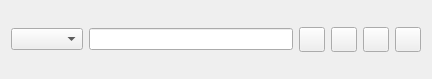
<?xml version="1.0" encoding="UTF-8"?>
<ui version="4.0">
 <class>Formedit</class>
 <widget class="QWidget" name="Formedit">
  <property name="geometry">
   <rect>
    <x>0</x>
    <y>0</y>
    <width>432</width>
    <height>79</height>
   </rect>
  </property>
  <property name="windowTitle">
   <string>Edit_Clients</string>
  </property>
  <layout class="QGridLayout" name="gridLayout">
   <item row="0" column="0">
    <widget class="QComboBox" name="comboBoxedit">
     <property name="toolTip">
      <string>client id</string>
     </property>
    </widget>
   </item>
   <item row="0" column="1">
    <widget class="QLineEdit" name="lineEditedit">
     <property name="toolTip">
      <string>client name</string>
     </property>
    </widget>
   </item>
   <item row="0" column="2">
    <widget class="QToolButton" name="update">
     <property name="toolTip">
      <string>Update</string>
     </property>
     <property name="text">
      <string/>
     </property>
     <property name="icon">
      <iconset resource="imgs.qrc">
       <normaloff>:/tst-imgs/if_Update_100114.png</normaloff>:/tst-imgs/if_Update_100114.png</iconset>
     </property>
     <property name="iconSize">
      <size>
       <width>18</width>
       <height>18</height>
      </size>
     </property>
    </widget>
   </item>
   <item row="0" column="3">
    <widget class="QToolButton" name="delete_2">
     <property name="toolTip">
      <string>Delete</string>
     </property>
     <property name="text">
      <string/>
     </property>
     <property name="icon">
      <iconset resource="imgs.qrc">
       <normaloff>:/tst-imgs/remove.png</normaloff>:/tst-imgs/remove.png</iconset>
     </property>
     <property name="iconSize">
      <size>
       <width>18</width>
       <height>18</height>
      </size>
     </property>
    </widget>
   </item>
   <item row="0" column="4">
    <widget class="QToolButton" name="addotherinfo">
     <property name="toolTip">
      <string>Add Other Info</string>
     </property>
     <property name="text">
      <string/>
     </property>
     <property name="icon">
      <iconset resource="imgs.qrc">
       <normaloff>:/tst-imgs/if_Add_create_new_more_plus_1886085.png</normaloff>:/tst-imgs/if_Add_create_new_more_plus_1886085.png</iconset>
     </property>
     <property name="iconSize">
      <size>
       <width>18</width>
       <height>18</height>
      </size>
     </property>
    </widget>
   </item>
   <item row="0" column="5">
    <widget class="QToolButton" name="close">
     <property name="toolTip">
      <string>Close</string>
     </property>
     <property name="text">
      <string/>
     </property>
     <property name="icon">
      <iconset resource="imgs.qrc">
       <normaloff>:/tst-imgs/Actions-dialog-close-icon.png</normaloff>:/tst-imgs/Actions-dialog-close-icon.png</iconset>
     </property>
     <property name="iconSize">
      <size>
       <width>18</width>
       <height>18</height>
      </size>
     </property>
    </widget>
   </item>
  </layout>
 </widget>
 <resources>
  <include location="imgs.qrc"/>
 </resources>
 <connections/>
</ui>
